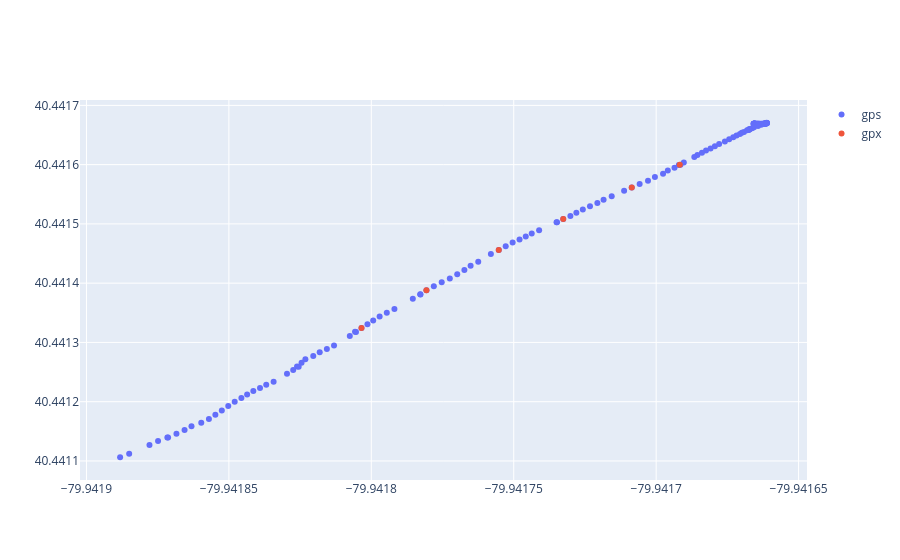

Notebook source saved alongside this figure:
### Code cell
gpx = gpx_list[1]
fig = go.Figure()
fig.add_trace(go.Scatter(x=gps.position_long, y=gps.position_lat,
                         mode='markers', customdata=gps[['utc_timestamp']],
                         hovertemplate="%{customdata[0]}: (%{x}, %{y})", name='gps'))
fig.add_trace(go.Scatter(x=gpx.longitude, y=gpx.latitude,
                         mode='markers', customdata=gpx[['time']],
                         hovertemplate="%{customdata[0]}: (%{x}, %{y})", name='gpx'))
fig.show()

### Figure 1 — Plotly figure (JSON) as saved in the notebook; plotly's stock layout.template omitted (floating-point values rounded to 4 significant figures; data arrays with more than 128 entries replaced by an {"elided": "..."} marker saying what was removed)
{"data": [{"customdata": {"elided": "140x1 str values"}, "hovertemplate": "%{customdata[0]}: (%{x}, %{y})", "mode": "markers", "name": "gps", "type": "scatter", "x": {"elided": "140 float values"}, "y": {"elided": "140 float values"}}, {"customdata": [["2026-03-14T12:16:34"], ["2026-03-14T12:16:35"], ["2026-03-14T12:16:36"], ["2026-03-14T12:16:37"], ["2026-03-14T12:16:38"], ["2026-03-14T12:16:39"]], "hovertemplate": "%{customdata[0]}: (%{x}, %{y})", "mode": "markers", "name": "gpx", "type": "scatter", "x": [-79.94, -79.94, -79.94, -79.94, -79.94, -79.94], "y": [40.44, 40.44, 40.44, 40.44, 40.44, 40.44]}], "layout": {}}
